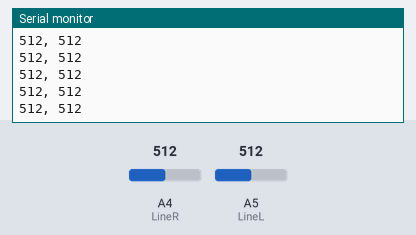
This sketch was run on a simulated Arduino Mega 2560, built with avr-gcc and run on an emulated ATmega2560. On the bench: the last lines printed to the serial monitor. The test bench sets the inputs (shaded band); at power-on: A4 (LineR) = 512, A5 (LineL) = 512.

Above: at 1.2 s.
1.3 s: A4 (LineR) set to 716
At 1.31 s:
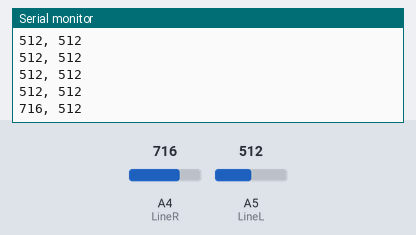
2.8 s: A5 (LineL) set to 716
At 2.82 s:
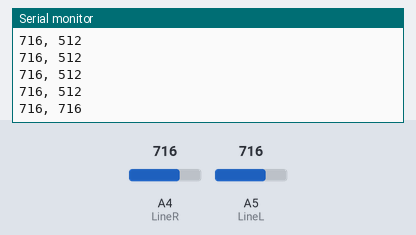
4.3 s: A4 (LineR) set to 900
At 4.33 s:
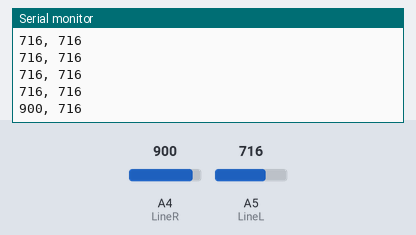
5.8 s: A5 (LineL) set to 900
At 5.84 s:
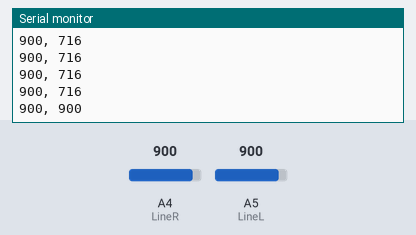
Timing chart, 0 to 8.3 s (numbered marks = the images above; inputs shaded):
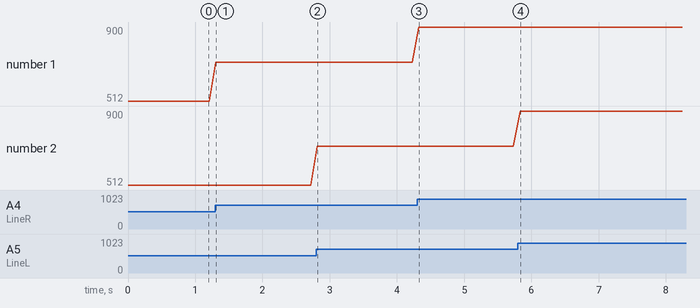

The sketch:

XMotion_Line_Sensor_Test.ino
```cpp
// Line sensor
const int LineR = A4;
const int LineL = A5;
int inputLineR = 0;
int inputLineL = 0;

void setup() {
  Serial.begin(9600);
}

void loop() {
  // Reading Line Sensor
  inputLineR = analogRead(LineR);
  inputLineL = analogRead(LineL);
  Serial.print(inputLineR);
  Serial.print(", ");
  Serial.println(inputLineL);

  delay(100);  // delay in between reads for stability
}
```

Measured:
- after the input at 1.3 s, the serial monitor: prints a new line at once (image 1)
- after the input at 2.8 s, the serial monitor: prints a new line at once (image 2)
- after the input at 4.3 s, the serial monitor: prints a new line at once (image 3)
- after the input at 5.8 s, the serial monitor: prints a new line at once (image 4)
- plotted number 1: 512 → 716 after the input at 1.3 s, 716 → 900 after the input at 4.3 s
